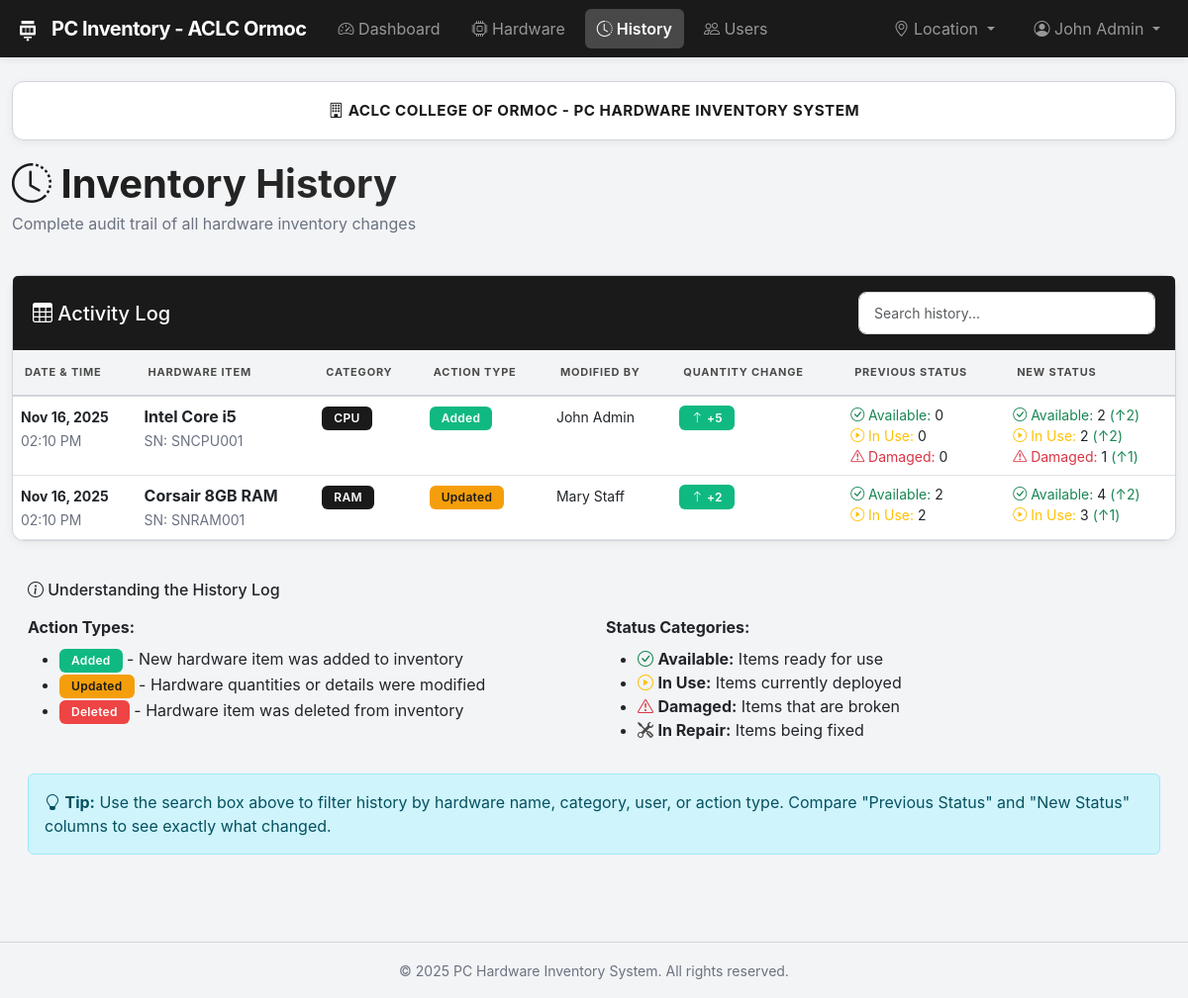
/pages/history.php (signed in), run on the app's committed database.
### tables this page shows
CREATE TABLE IF NOT EXISTS inventory_history (
    id INT AUTO_INCREMENT PRIMARY KEY,
    hardware_id INT,                          
    hardware_name VARCHAR(255) NOT NULL,      
    category_name VARCHAR(100),               
    serial_number VARCHAR(100),               
    user_id INT,                              
    user_name VARCHAR(255),                   
    action_type VARCHAR(50) NOT NULL,         
    quantity_change INT,
    old_unused INT,
    old_in_use INT,
    old_damaged INT,
    old_repair INT,
    new_unused INT,
    new_in_use INT,
    new_damaged INT,
    new_repair INT,
    action_date TIMESTAMP DEFAULT CURRENT_TIMESTAMP
     
);

### config/security.php (called while the page is built, shortened)
<?php
function escapeOutput($data) {
    return htmlspecialchars($data, ENT_QUOTES, 'UTF-8');
}
?>

### pages/history.php (the view, shortened to what this page needs)
<?php
require_once '../config/security.php';
$conn = getDBConnection();
$history = [];
$result = $conn->query("SELECT ih.*,
                              COALESCE(h.name, ih.hardware_name) as hardware_name,
                              COALESCE(h.serial_number, ih.serial_number) as serial_number,
                              COALESCE(u.full_name, ih.user_name) as user_name,
                              COALESCE(c.name, ih.category_name) as category_name
                       FROM inventory_history ih
                       LEFT JOIN hardware h ON ih.hardware_id = h.id
                       LEFT JOIN users u ON ih.user_id = u.id
                       LEFT JOIN categories c ON h.category_id = c.id
                       ORDER BY ih.action_date DESC
                       LIMIT 100");
while ($row = $result->fetch_assoc()) {
    $history[] = $row;
}
include '../includes/header.php';
?>
<div class="row mb-4">
    <div class="col-12">
        <div class="system-branding">
            <h6><i class="bi bi-building"></i> ACLC COLLEGE OF ORMOC - PC HARDWARE INVENTORY SYSTEM</h6>
        </div>
        <h1 class="text-gradient mb-1">
            <i class="bi bi-clock-history"></i> Inventory History
        </h1>
        <p class="text-muted">Complete audit trail of all hardware inventory changes</p>
    </div>
</div>
<div class="card table-card">
    <div class="card-header d-flex flex-column flex-md-row justify-content-between align-items-start align-items-md-center">
        <h5 class="mb-2 mb-md-0"><i class="bi bi-table"></i> Activity Log</h5>
        <input type="text" id="searchInput" class="form-control form-control-sm w-100" style="max-width: 300px;"
               placeholder="Search history..." onkeyup="searchTable('searchInput', 'historyTable')">
    </div>
    <div class="card-body p-0">
        <div class="table-responsive">
            <table class="table table-hover mb-0" id="historyTable">
                <thead>
                    <tr>
                        <th>Date & Time</th>
                        <th>Hardware Item</th>
                        <th class="d-none d-md-table-cell">Category</th>
                        <th>Action Type</th>
                        <th class="d-none d-lg-table-cell">Modified By</th>
                        <th class="d-none d-lg-table-cell">Quantity Change</th>
                        <th>Previous Status</th>
                        <th>New Status</th>
                    </tr>
                </thead>
                <tbody>
                    <?php if (empty($history)): ?>
                    <tr>
                        <td colspan="8" class="text-center text-muted py-4">
                            <i class="bi bi-inbox" style="font-size: 32px; opacity: 0.5;"></i>
                            <br>No history records found
                        </td>
                    </tr>
                    <?php else: ?>
                    <?php foreach ($history as $item): ?>
                    <tr>
                        <td>
                            <small><strong><?php echo date('M d, Y', strtotime($item['action_date'])); ?></strong></small>
                            <br>
                            <small class="text-muted"><?php echo date('h:i A', strtotime($item['action_date'])); ?></small>
                        </td>
                        <td>
                            <strong><?php echo escapeOutput($item['hardware_name'] ?: 'Deleted Item'); ?></strong>
                            <?php if (!empty($item['serial_number'])): ?>
                            <br><small class="text-muted">SN: <?php echo escapeOutput($item['serial_number']); ?></small>
                            <?php endif; ?>
                        </td>
                        <td class="d-none d-md-table-cell"><span class="badge bg-primary"><?php echo escapeOutput($item['category_name'] ?: 'N/A'); ?></span></td>
                        <td>
                            <?php
                            $badge_class = 'bg-info';
                            if ($item['action_type'] === 'Added') $badge_class = 'bg-success';
                            if ($item['action_type'] === 'Updated') $badge_class = 'bg-warning';
                            ?>
                            <span class="badge <?php echo $badge_class; ?>"><?php echo escapeOutput($item['action_type']); ?></span>
                        </td>
                        <td class="d-none d-lg-table-cell"><small><?php echo escapeOutput($item['user_name'] ?: 'Unknown'); ?></small></td>
                        <td class="d-none d-lg-table-cell">
                            <?php
                            $change = $item['quantity_change'];
                            if ($change > 0) {
                                echo '<span class="badge bg-success"><i class="bi bi-arrow-up"></i> +' . $change . '</span>';
                            } elseif ($change < 0) {
                                echo '<span class="badge bg-danger"><i class="bi bi-arrow-down"></i> ' . $change . '</span>';
                            } else {
                                echo '<span class="badge bg-secondary">No Change</span>';
                            }
                            ?>
                        </td>
                        <td>
                            <small>
                                <?php
                                $changes = [];
                                if ($item['old_unused'] != $item['new_unused']) {
                                    $changes[] = ['label' => 'Available', 'icon' => 'bi-check-circle', 'class' => 'text-success', 'old' => $item['old_unused'], 'new' => $item['new_unused']];
                                }
                                if ($item['old_in_use'] != $item['new_in_use']) {
                                    $changes[] = ['label' => 'In Use', 'icon' => 'bi-play-circle', 'class' => 'text-warning', 'old' => $item['old_in_use'], 'new' => $item['new_in_use']];
                                }
                                if ($item['old_damaged'] != $item['new_damaged']) {
                                    $changes[] = ['label' => 'Damaged', 'icon' => 'bi-exclamation-triangle', 'class' => 'text-danger', 'old' => $item['old_damaged'], 'new' => $item['new_damaged']];
                                }
                                if (empty($changes)) {
                                    echo '<span class="text-muted">No changes</span>';
                                } else {
                                    foreach ($changes as $change) {
                                        echo '<div><span class="' . $change['class'] . '"><i class="bi ' . $change['icon'] . '"></i> ' . $change['label'] . ':</span> ' . $change['old'] . '</div>';
                                    }
                                }
                                ?>
                            </small>
                        </td>
                        <td>
                            <small>
                                <?php
                                if (empty($changes)) {
                                    echo '<span class="text-muted">-</span>';
                                } else {
                                    foreach ($changes as $change) {
                                        $diff = $change['new'] - $change['old'];
                                        $arrow = $diff > 0 ? '↑' : '↓';
                                        $diffClass = $diff > 0 ? 'text-success' : 'text-danger';
                                        echo '<div><span class="' . $change['class'] . '"><i class="bi ' . $change['icon'] . '"></i> ' . $change['label'] . ':</span> ' . $change['new'] . ' <span class="' . $diffClass . '">(' . $arrow . abs($diff) . ')</span></div>';
                                    }
                                }
                                ?>
                            </small>
                        </td>
                    </tr>
                    <?php endforeach; ?>
                    <?php endif; ?>
                </tbody>
            </table>
        </div>
    </div>
</div>
<div class="mt-4">
    <div class="card border-0 bg-light">
        <div class="card-body">
            <h6 class="mb-3"><i class="bi bi-info-circle"></i> Understanding the History Log</h6>
            <div class="row">
                <div class="col-md-6 mb-3">
                    <strong>Action Types:</strong>
                    <ul class="mb-0 mt-2">
                        <li><span class="badge bg-success">Added</span> - New hardware item was added to inventory</li>
                        <li><span class="badge bg-warning">Updated</span> - Hardware quantities or details were modified</li>
                        <li><span class="badge bg-danger">Deleted</span> - Hardware item was deleted from inventory</li>
                    </ul>
                </div>
                <div class="col-md-6 mb-3">
                    <strong>Status Categories:</strong>
                    <ul class="mb-0 mt-2">
                        <li><i class="bi bi-check-circle text-success"></i> <strong>Available:</strong> Items ready for use</li>
                        <li><i class="bi bi-play-circle text-warning"></i> <strong>In Use:</strong> Items currently deployed</li>
                        <li><i class="bi bi-exclamation-triangle text-danger"></i> <strong>Damaged:</strong> Items that are broken</li>
                        <li><i class="bi bi-tools text-secondary"></i> <strong>In Repair:</strong> Items being fixed</li>
                    </ul>
                </div>
            </div>
            <div class="alert alert-info mt-3 mb-0">
                <i class="bi bi-lightbulb"></i> <strong>Tip:</strong> Use the search box above to filter history by hardware name, category, user, or action type. Compare "Previous Status" and "New Status" columns to see exactly what changed.
            </div>
        </div>
    </div>
</div>
<?php include '../includes/footer.php'; ?>

### assets/css/style.css (style rules this page uses)
:root { --primary-dark: #1a1a1a; --primary-black: #000000; --secondary-gray: #4a4a4a; --light-gray: #e5e7eb; --lighter-gray: #f3f4f6; --white: #ffffff; --accent-gray: #6b7280; --border-gray: #d1d5db; --success-green: #10b981; --warning-amber: #f59e0b; --danger-red: #ef4444; --info-blue: #3b82f6; }
body { font-family: -apple-system, BlinkMacSystemFont, 'Segoe UI', Roboto, 'Helvetica Neue', Arial, sans-serif; background-color: var(--lighter-gray); min-height: 100vh; color: var(--primary-dark); }
.table-card { border-radius: 12px; border: 1px solid var(--border-gray); box-shadow: 0 2px 8px rgba(0, 0, 0, 0.06); background: var(--white); }
.table-card .card-header { background: var(--primary-dark); color: var(--white); font-weight: 600; border: none; padding: 16px 20px; }
.table-responsive { border-radius: 0 0 12px 12px; }
.table thead th { background-color: var(--lighter-gray); border-bottom: 2px solid var(--border-gray); font-weight: 700; text-transform: uppercase; font-size: 11px; letter-spacing: 0.8px; color: var(--secondary-gray); padding: 14px 12px; }
.table tbody tr { transition: background-color 0.2s; }
.badge { padding: 6px 12px; font-weight: 600; border-radius: 6px; font-size: 12px; letter-spacing: 0.3px; }
.form-control, .form-select { border-radius: 8px; border: 1px solid var(--border-gray); padding: 10px 15px; background-color: var(--white); color: var(--primary-dark); }
.text-gradient { background: linear-gradient(135deg, var(--primary-dark) 0%, var(--secondary-gray) 100%); -webkit-background-clip: text; -webkit-text-fill-color: transparent; background-clip: text; font-weight: 700; }
.alert { animation: slideIn 0.3s ease-out; }
.text-secondary { color: var(--secondary-gray) !important; }
.text-muted { color: var(--accent-gray) !important; }
.bg-primary { background-color: var(--primary-dark) !important; }
.bg-light { background-color: var(--lighter-gray) !important; }
.badge.bg-primary { background-color: var(--primary-dark) !important; color: var(--white); }
.badge.bg-success { background-color: var(--success-green) !important; color: var(--white); }
.badge.bg-warning { background-color: var(--warning-amber) !important; color: var(--primary-dark); }
.badge.bg-danger { background-color: var(--danger-red) !important; color: var(--white); }
.system-branding { text-align: center; margin-bottom: 20px; padding: 20px; background: var(--white); border-radius: 12px; border: 1px solid var(--border-gray); box-shadow: 0 2px 8px rgba(0, 0, 0, 0.06); }
.system-branding h6 { margin: 0; font-weight: 700; color: var(--primary-dark); font-size: 0.95rem; letter-spacing: 0.5px; }

### data on the page
inventory_history: action_date "Nov 16, 2025", action_date "02:10 PM", hardware_name "Intel Core i5", serial_number "SNCPU001", category_name "CPU", action_type "Added", user_name "John Admin", quantity_change "5", label "Available", old "0", label "In Use", label "Damaged", new "2", arrow "↑", diff "2", new "1", diff "1"
inventory_history: action_date "Nov 16, 2025", action_date "02:10 PM", hardware_name "Corsair 8GB RAM", serial_number "SNRAM001", category_name "RAM", action_type "Updated", user_name "Mary Staff", quantity_change "2", label "Available", old "2", label "In Use", new "4", arrow "↑", diff "2", new "3", diff "1"

### other printed values
escapeOutput($_SESSION['full_name']) "John Admin"
